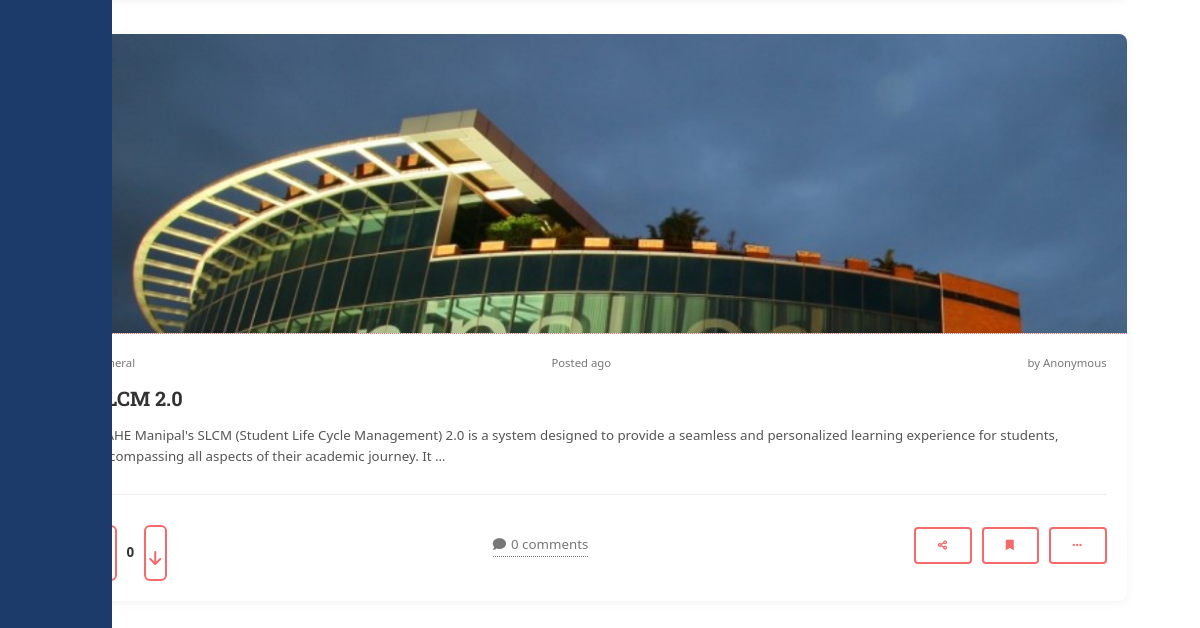
/blog/ (lower part), run on an earlier commit of the app's database.
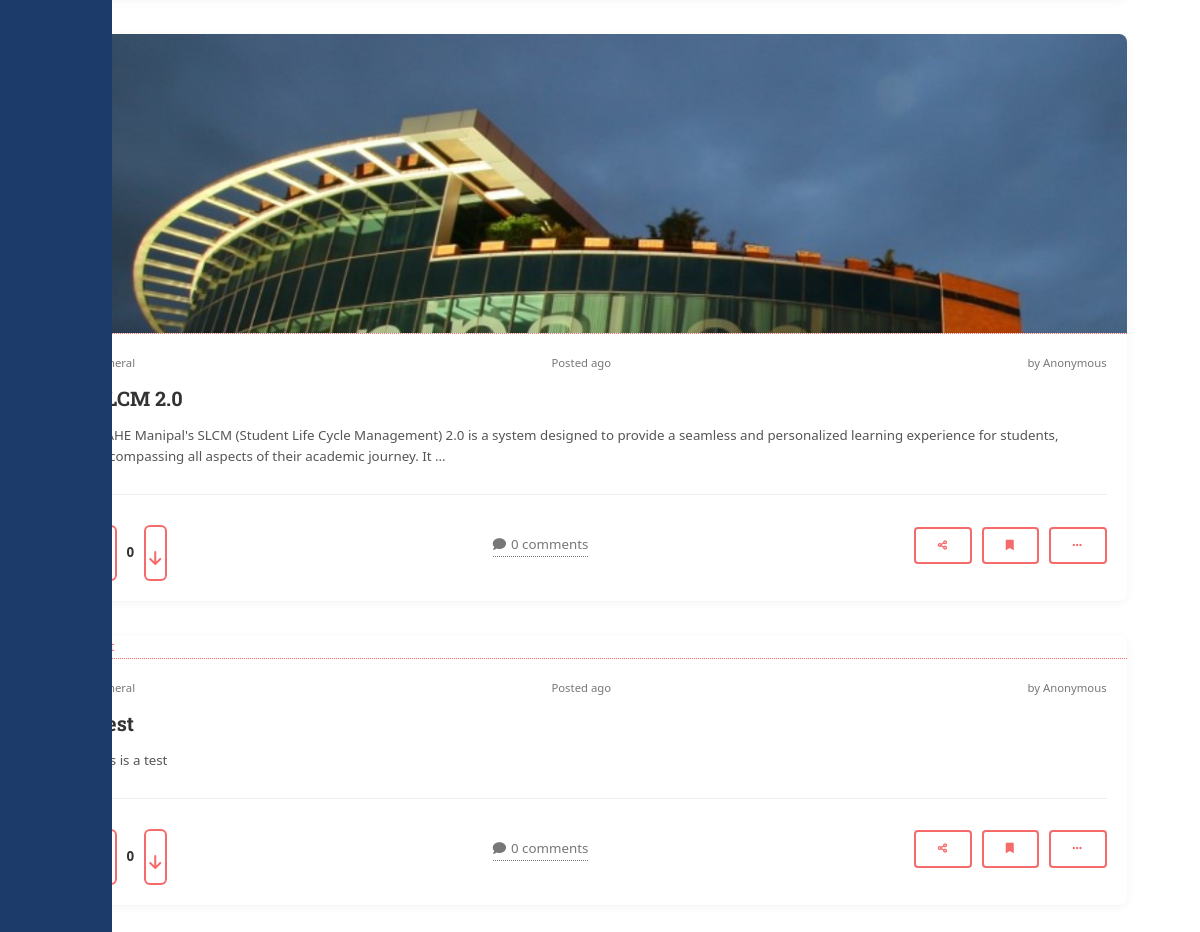
And on a later commit of the database.
### content/models.py (models this page shows, shortened)
class Blog(models.Model):
    CATEGORY_CHOICES = [
        ('tech', 'Tech'),
        ('life', 'Lifestyle'),
        ('news', 'News'),
        ('health', 'Health'),
        ('edu', 'Education'),
        ('other', 'Other'),
    ]
    title = models.CharField(
        max_length=256,
        verbose_name='Title',
        unique=True,
        default='Untitled Blog'
    )
    slug = models.SlugField(
        max_length=256,
        verbose_name='Slug',
        unique=True,
        default='untitled-blog'
    )
    thumbnail = models.ImageField(
        upload_to='content/blog/thumbnail/',
        verbose_name='Thumbnail',
        default='default-thumbnail.png'
    )
    publish = models.BooleanField(
        verbose_name='Publish',
        default=True,
        help_text='Will this post be published?'
    )
    category = models.CharField(
        max_length=32,
        choices=CATEGORY_CHOICES,
        default='other',
        verbose_name='Category'
    )
    content = RichTextUploadingField(
        default='Write your blog content here...'
    )
    class Meta:
        verbose_name = 'Blog'
        verbose_name_plural = 'Blogs'

### content/views.py (the view)
# urls.py: path('blog/', views.Blog.as_view(), name='blog'),
class Blog(generic.ListView):
    model = models.Blog
    template_name = 'blog_archive.html'

### content/context_processors.py (called while the page is built)
def show_system_content(request):
    return {
        'blog_categories': models.BlogCategory.objects.all(),
        'videocast_categories': models.VideocastCategory.objects.all(),
        'podcast_categories': models.PodcastCategory.objects.all(),
        'podcasts': models.Podcast.objects.order_by('-pk').filter(publish=True)[:2],
        'config': config
    }

### templates/blog_archive.html (shortened to what this page needs)
{% extends 'base.html' %}
{% load i18n %}
{% block content %}
    <section id="posts-archive">
        <div class="post-feed">
            {% for object in object_list %}
                <div class="post-card">
                    {% if object.thumbnail %}
                        <a href="{% url 'content:blog_single' object.slug %}" class="post-image-link">
                            <img src="{{ object.thumbnail.url }}" alt="{{ object.title }}" class="post-image"/>
                        </a>
                    {% endif %}
                    <div class="post-content">
                        <div class="post-meta">
                            <span class="post-category">
                                {% if object.category.all %}
                                    {% for cat in object.category.all %}
                                        <a href="{% url 'content:blog_archive_by_category_pk' cat.pk %}">{{ cat.title }}</a>{% if not forloop.last %}, {% endif %}
                                    {% endfor %}
                                {% else %}
                                    General
                                {% endif %}
                            </span>
                            <span class="post-time">Posted {{ object.created_at|timesince }} ago</span>
                            <span class="post-author">by {{ object.author.username|default:"Anonymous" }}</span>
                        </div>
                        <h3 class="post-title">
                            <a href="{% url 'content:blog_single' object.slug %}">{{ object.title }}</a>
                        </h3>
                        <div class="post-excerpt">
                            {{ object.content | safe | truncatewords_html:30 }}
                        </div>
                        <div class="post-actions">
                            <div class="vote-buttons">
                                <button class="upvote" title="Upvote"></button>
                                <span class="vote-count">{{ object.votes|default:"0" }}</span>
                                <button class="downvote" title="Downvote"><i class="fa fa-arrow-down"></i></button>
                            </div>
                            <a href="{% url 'content:blog_single' object.slug %}" class="comment-count">
                                <i class="fa fa-comment"></i>
                                <span>{{ object.comments.count|default:"0" }} comments</span>
                            </a>
                            <div class="post-more-actions">
                                <button class="share-btn" title="Share"><i class="fa fa-share-alt"></i></button>
                                <button class="save-btn" title="Save"><i class="fa fa-bookmark"></i></button>
                                <button class="more-btn" title="More"><i class="fa fa-ellipsis-h"></i></button>
                            </div>
                        </div>
                    </div>
                </div>
            {% endfor %}
        </div>
    </section>
{% endblock %}

### templates/base.html (shortened to what this page needs)
{% load static %}
{% load i18n %}
{% get_media_prefix as MEDIA_URL %}
<!DOCTYPE html>
<html lang="en">
<head>
    <link rel="stylesheet" href="{% static '/assets/css/main.css' %}"/>
    <link href="https://cdnjs.cloudflare.com/ajax/libs/font-awesome/6.0.0/css/all.min.css" rel="stylesheet">
</head>
<body class="is-preload">
    <div id="wrapper">
        <div id="main">
            <div class="inner">
                {% block content %}{% endblock %}
            </div>
        </div>
        <div id="sidebar">
        </div>
    </div>
</body>
</html>

### templates/base.html (style rules this page uses)
:root { --primary-color: #1c3b6a; --secondary-color: #e74c3c; --accent-color: #3498db; --text-color: #333; --light-bg: #f8f9fa; --dark-bg: #2c3e50; }
body { font-family: 'Segoe UI', Tahoma, Geneva, Verdana, sans-serif; color: var(--text-color); background-color: #f0f2f5; }
#wrapper { display: flex; min-height: 100vh; }
#main { flex: 1; padding: 20px; background-color: white; box-shadow: 0 0 15px rgba(0,0,0,0.05); }
#sidebar { width: 400px; background-color: var(--primary-color); color: white; }
.post-card { background-color: white; border-radius: 8px; box-shadow: 0 2px 10px rgba(0,0,0,0.05); margin-bottom: 20px; overflow: hidden; transition: transform 0.3s ease, box-shadow 0.3s ease; }
.post-image { width: 100%; height: 200px; object-fit: cover; }
.post-content { padding: 20px; }
.post-meta { display: flex; justify-content: space-between; color: #777; font-size: 0.9em; margin-bottom: 10px; }
.post-title { color: var(--primary-color); font-size: 1.5em; margin-bottom: 10px; }
.post-excerpt { margin-bottom: 15px; line-height: 1.6; }
.vote-buttons { display: flex; align-items: center; margin-top: 15px; }
.vote-buttons button { background: none; border: none; font-size: 1.2em; cursor: pointer; padding: 5px; color: #777; transition: transform 0.2s ease, color 0.3s ease; }
.vote-count { margin: 0 10px; font-weight: bold; }
.comment-count { display: flex; align-items: center; color: #777; }
.comment-count i { margin-right: 5px; }

### templates/blog_archive.html (style rules this page uses)
#posts-archive { margin-bottom: 40px; }
.post-feed { display: flex; flex-direction: column; gap: 15px; }
.post-card { background-color: white; border-radius: 8px; box-shadow: 0 2px 10px rgba(0,0,0,0.05); overflow: hidden; transition: transform 0.2s ease, box-shadow 0.2s ease; display: flex; flex-direction: column; }
.post-image-link { display: block; overflow: hidden; max-height: 300px; }
.post-image { width: 100%; height: auto; object-fit: cover; transition: transform 0.3s ease; }
.post-content { padding: 20px; }
.post-meta { display: flex; flex-wrap: wrap; gap: 12px; font-size: 0.85em; color: #777; margin-bottom: 10px; }
.post-title { margin: 8px 0 12px; font-size: 1.5em; }
.post-title a { color: #333; text-decoration: none; transition: color 0.2s ease; }
.post-excerpt { color: #555; line-height: 1.6; margin-bottom: 15px; }
.post-actions { display: flex; align-items: center; justify-content: space-between; margin-top: 20px; padding-top: 15px; border-top: 1px solid #eee; }
.vote-buttons { display: flex; align-items: center; }
.vote-buttons button { background: none; border: none; font-size: 1.2em; cursor: pointer; padding: 5px; color: #777; transition: color 0.2s ease; }
.vote-count { margin: 0 10px; font-weight: bold; color: #333; }
.comment-count { display: flex; align-items: center; color: #777; text-decoration: none; transition: color 0.2s ease; }
.comment-count i { margin-right: 5px; }
.post-more-actions { display: flex; gap: 10px; }
.post-more-actions button { background: none; border: none; color: #777; cursor: pointer; transition: color 0.2s ease; }

What changed in the data, as far as the page shows it:
added Blog: category "General", author.username "Anonymous", title "Test", content "this is a test", votes "0", comments.count "0"
